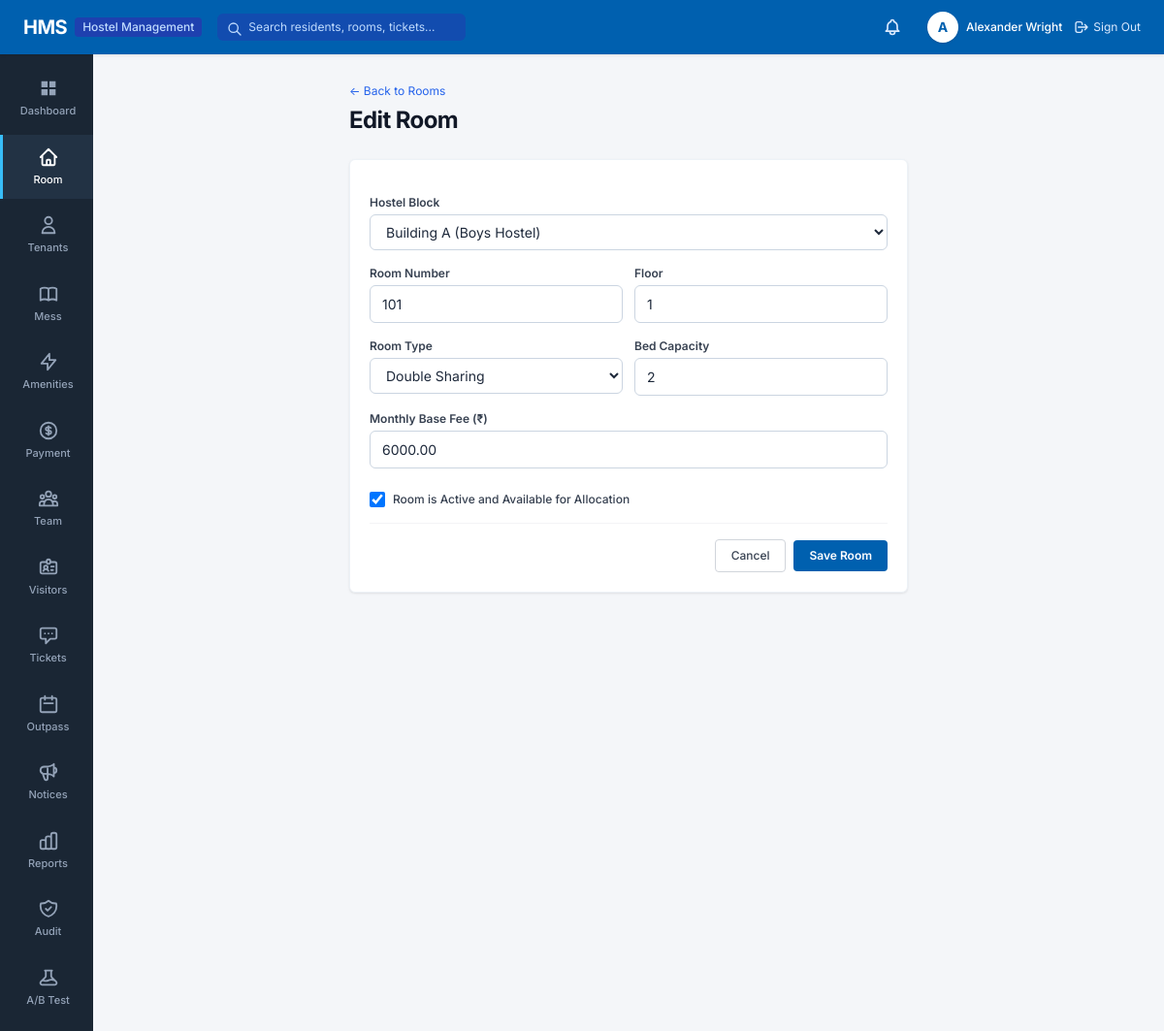
/rooms/1/edit/ (signed in), run on the app's committed database.
### apps/accounts/models.py (models this page shows, shortened)
class User(AbstractUser):
    class Role(models.TextChoices):
        ADMIN = 'ADMIN', 'System Administrator'
        WARDEN = 'WARDEN', 'Hostel Manager / Warden'
        ACCOUNTS = 'ACCOUNTS', 'Accounts Staff'
        MAINTENANCE = 'MAINTENANCE', 'Maintenance Staff'
        RESIDENT = 'RESIDENT', 'Resident'
    role = models.CharField(
        max_length=20,
        choices=Role.choices,
        default=Role.RESIDENT,
        help_text="Designates the user's role and permission scope in HMS."
    )
    phone_number = models.CharField(max_length=20, blank=True, null=True)
    profile_picture = models.ImageField(upload_to='profiles/', blank=True, null=True)
    class Meta:
        verbose_name = 'User'
        verbose_name_plural = 'Users'
        ordering = ['username']
    @property
    def is_admin_user(self):
        return self.role == self.Role.ADMIN or self.is_superuser
    @property
    def is_resident(self):
        return self.role == self.Role.RESIDENT

### apps/rooms/models.py (models this page shows, shortened)
class Room(models.Model):
    class RoomType(models.TextChoices):
        SINGLE = 'SINGLE', 'Single Occupancy'
        DOUBLE = 'DOUBLE', 'Double Sharing'
        TRIPLE = 'TRIPLE', 'Triple Sharing'
        DORMITORY = 'DORM', 'Dormitory (4+ beds)'
    block = models.ForeignKey(HostelBlock, on_delete=models.CASCADE, related_name='rooms')
    room_number = models.CharField(max_length=20, help_text="e.g. 101, 102, 201")
    floor = models.PositiveIntegerField(default=1)
    room_type = models.CharField(max_length=20, choices=RoomType.choices, default=RoomType.DOUBLE)
    capacity = models.PositiveIntegerField(default=2, help_text="Maximum bed capacity of this room")
    base_fee = models.DecimalField(max_digits=10, decimal_places=2, default=5000.00, help_text="Base monthly fee in ₹")
    is_active = models.BooleanField(default=True)
    created_at = models.DateTimeField(auto_now_add=True)
    class Meta:
        unique_together = ('block', 'room_number')
        ordering = ['block', 'floor', 'room_number']

### apps/rooms/views.py (the view)
# urls.py: path('<int:room_id>/edit/', views.room_edit_view, name='room_edit'),
@login_required
@warden_or_admin_only
def room_edit_view(request, room_id):
    room = get_object_or_404(Room, id=room_id)
    if request.method == 'POST':
        form = RoomForm(request.POST, instance=room)
        if form.is_valid():
            form.save()
            messages.success(request, f"Room {room.room_number} updated.")
            return redirect('rooms:room_detail', room_id=room.id)
    else:
        form = RoomForm(instance=room)
    return render(request, 'rooms/room_form.html', {'form': form, 'room': room, 'action': 'Edit Room'})

### templates/rooms/room_form.html (shortened to what this page needs)
{% extends 'base.html' %}
{% block content %}
<div class="max-w-xl mx-auto space-y-6">
    <div>
        <a href="{% url 'rooms:room_list' %}" class="text-xs text-blue-600 hover:underline">&larr; Back to Rooms</a>
        <h1 class="text-2xl font-bold tracking-tight text-gray-900 mt-1">{{ action }}</h1>
    </div>
    <div class="hms-card">
        <form method="POST" class="space-y-4">
            <div>
                <label class="block text-xs font-semibold text-gray-700 mb-1">Hostel Block</label>
                {{ form.block }}
            </div>
            <div class="grid grid-cols-2 gap-3">
                <div>
                    <label class="block text-xs font-semibold text-gray-700 mb-1">Room Number</label>
                    {{ form.room_number }}
                </div>
                <div>
                    <label class="block text-xs font-semibold text-gray-700 mb-1">Floor</label>
                    {{ form.floor }}
                </div>
            </div>
            <div class="grid grid-cols-2 gap-3">
                <div>
                    <label class="block text-xs font-semibold text-gray-700 mb-1">Room Type</label>
                    {{ form.room_type }}
                </div>
                <div>
                    <label class="block text-xs font-semibold text-gray-700 mb-1">Bed Capacity</label>
                    {{ form.capacity }}
                </div>
            </div>
            <div>
                <label class="block text-xs font-semibold text-gray-700 mb-1">Monthly Base Fee (₹)</label>
                {{ form.base_fee }}
            </div>
            <div class="flex items-center space-x-2 pt-2">
                {{ form.is_active }}
                <label class="text-xs font-medium text-gray-700">Room is Active and Available for Allocation</label>
            </div>
            <div class="pt-4 border-t border-gray-100 flex items-center justify-end space-x-2">
                <a href="{% url 'rooms:room_list' %}" class="px-4 py-2 border border-gray-300 rounded text-xs font-medium text-gray-700 hover:bg-gray-50">Cancel</a>
                <button type="submit" class="px-4 py-2 bg-[#0060af] hover:bg-[#005096] text-white text-xs font-semibold rounded">Save Room</button>
            </div>
        </form>
    </div>
</div>
{% endblock %}

### templates/base.html (shortened to what this page needs)
{% load static %}
<!DOCTYPE html>
<html lang="en">
<head>
    <script src="https://cdn.tailwindcss.com"></script>
    <link rel="stylesheet" href="{% static 'css/hms.css' %}">
</head>
<body class="bg-[#f4f6f9] text-[#1e293b] flex flex-col min-h-screen">
    <header class="hms-header flex items-center justify-between px-6 text-white sticky top-0 z-50">
        <div class="flex items-center space-x-4">
            <a href="{% url 'accounts:dashboard' %}" class="flex items-center space-x-2 text-white hover:opacity-90 transition">
                <span class="text-xl font-bold tracking-tight">HMS</span>
                <span class="text-xs bg-blue-800 text-blue-200 px-2 py-0.5 rounded font-medium">Hostel Management</span>
            </a>
            <form action="{% url 'reports:global_search' %}" method="GET" class="hidden md:flex items-center ml-6">
                <div class="relative">
                    <input type="text" name="q" placeholder="Search residents, rooms, tickets..."
                           class="bg-blue-800/60 text-white placeholder-blue-200 text-xs rounded-md px-3 py-1.5 pl-8 focus:outline-none focus:ring-1 focus:ring-white w-64 transition">
                    <svg class="w-4 h-4 text-blue-200 absolute left-2.5 top-2" fill="none" stroke="currentColor" viewBox="0 0 24 24">
                        <path stroke-linecap="round" stroke-linejoin="round" stroke-width="2" d="M21 21l-6-6m2-5a7 7 0 11-14 0 7 7 0 0114 0z"></path>
                    </svg>
                </div>
            </form>
        </div>
        <div class="flex items-center space-x-5">
            <a href="{% url 'notifications:notification_list' %}" class="relative p-1.5 text-blue-100 hover:text-white hover:bg-blue-800 rounded-full transition" title="Notifications">
            </a>
            <div class="flex items-center space-x-3">
                <a href="{% url 'accounts:profile' %}" class="flex items-center space-x-2 text-white hover:opacity-90">
                    <div class="w-8 h-8 rounded-full bg-white text-hmsblue font-bold flex items-center justify-center text-sm shadow">
                        {{ request.user.first_name|default:request.user.username|make_list|first|upper }}
                    </div>
                    <span class="hidden sm:inline text-xs font-medium">{{ request.user.get_full_name|default:request.user.username }}</span>
                </a>
                <a href="{% url 'accounts:logout' %}" class="text-xs text-blue-100 hover:text-white hover:underline flex items-center space-x-1 ml-2">
                    <svg class="w-4 h-4" fill="none" stroke="currentColor" viewBox="0 0 24 24">
                        <path stroke-linecap="round" stroke-linejoin="round" stroke-width="2" d="M17 16l4-4m0 0l-4-4m4 4H7m6 4v1a3 3 0 01-3 3H6a3 3 0 01-3-3V7a3 3 0 013-3h4a3 3 0 013 3v1"></path>
                    </svg>
                    <span>Sign Out</span>
                </a>
            </div>
        </div>
    </header>
    <div class="flex flex-1">
        <aside class="hms-sidebar flex flex-col py-3 select-none">
            <nav class="space-y-1">
                <a href="{% url 'accounts:dashboard' %}" class="hms-nav-item {% if request.resolver_match.app_name == 'accounts' and request.resolver_match.url_name == 'hostel_dashboard' %}active{% endif %}">
                    <svg fill="currentColor" viewBox="0 0 24 24">
                        <path d="M4 4h7v7H4V4zm9 0h7v7h-7V4zm-9 9h7v7H4v-7zm9 0h7v7h-7v-7z"/>
                    </svg>
                    <span>Dashboard</span>
                </a>
                <a href="{% url 'rooms:room_list' %}" class="hms-nav-item {% if request.resolver_match.app_name == 'rooms' %}active{% endif %}">
                    <svg fill="none" stroke="currentColor" stroke-width="2" viewBox="0 0 24 24">
                        <path stroke-linecap="round" stroke-linejoin="round" d="M3 12l2-2m0 0l7-7 7 7M5 10v10a1 1 0 001 1h3m10-11l2 2m-2-2v10a1 1 0 01-1 1h-3m-6 0a1 1 0 001-1v-4a1 1 0 011-1h2a1 1 0 011 1v4a1 1 0 001 1m-6 0h6"/>
                    </svg>
                    <span>Room</span>
                </a>
                {% if not request.user.is_resident %}
                <a href="{% url 'residents:resident_list' %}" class="hms-nav-item {% if request.resolver_match.app_name == 'residents' and request.resolver_match.url_name != 'resident_dashboard' %}active{% endif %}">
                    <svg fill="none" stroke="currentColor" stroke-width="2" viewBox="0 0 24 24">
                        <path stroke-linecap="round" stroke-linejoin="round" d="M16 7a4 4 0 11-8 0 4 4 0 018 0zM12 14a7 7 0 00-7 7h14a7 7 0 00-7-7z"/>
                    </svg>
                    <span>Tenants</span>
                </a>
                {% endif %}
                <a href="{% url 'dining:meal_menu' %}" class="hms-nav-item {% if request.resolver_match.app_name == 'dining' %}active{% endif %}">
                    <span>Mess</span>
                </a>
                <a href="{% url 'rooms:amenity_list' %}" class="hms-nav-item {% if request.resolver_match.url_name == 'amenity_list' %}active{% endif %}">
                    <svg fill="none" stroke="currentColor" stroke-width="2" viewBox="0 0 24 24">
                        <path stroke-linecap="round" stroke-linejoin="round" d="M13 10V3L4 14h7v7l9-11h-7z"/>
                    </svg>
                    <span>Amenities</span>
                </a>
                <a href="{% url 'finance:payment_list' %}" class="hms-nav-item {% if request.resolver_match.app_name == 'finance' %}active{% endif %}">
                    <svg fill="none" stroke="currentColor" stroke-width="2" viewBox="0 0 24 24">
                        <path stroke-linecap="round" stroke-linejoin="round" d="M12 8c-1.657 0-3 .895-3 2s1.343 2 3 2 3 .895 3 2-1.343 2-3 2m0-8c1.11 0 2.08.402 2.599 1M12 8V7m0 1v8m0 0v1m0-1c-1.11 0-2.08-.402-2.599-1M21 12a9 9 0 11-18 0 9 9 0 0118 0z"/>
                    </svg>
                    <span>Payment</span>
                </a>
                {% if request.user.is_admin_user %}
                <a href="{% url 'accounts:user_list' %}" class="hms-nav-item {% if request.resolver_match.url_name == 'user_list' %}active{% endif %}">
                    <span>Team</span>
                </a>
                {% endif %}
                <a href="{% url 'visitors:visitor_list' %}" class="hms-nav-item {% if request.resolver_match.app_name == 'visitors' %}active{% endif %}">
                    <span>Visitors</span>
                </a>
                <a href="{% url 'complaints:complaint_list' %}" class="hms-nav-item {% if request.resolver_match.app_name == 'complaints' %}active{% endif %}">
                    <svg fill="none" stroke="currentColor" stroke-width="2" viewBox="0 0 24 24">
                        <path stroke-linecap="round" stroke-linejoin="round" d="M8 10h.01M12 10h.01M16 10h.01M9 16H5a2 2 0 01-2-2V6a2 2 0 012-2h14a2 2 0 012 2v8a2 2 0 01-2 2h-5l-5 5v-5z"/>
                    </svg>
                    <span>Tickets</span>
                </a>
                <a href="{% url 'attendance:outpass_list' %}" class="hms-nav-item {% if request.resolver_match.app_name == 'attendance' %}active{% endif %}">
                    <svg fill="none" stroke="currentColor" stroke-width="2" viewBox="0 0 24 24">
                        <path stroke-linecap="round" stroke-linejoin="round" d="M8 7V3m8 4V3m-9 8h10M5 21h14a2 2 0 002-2V7a2 2 0 00-2-2H5a2 2 0 00-2 2v12a2 2 0 002 2z"/>
                    </svg>
                    <span>Outpass</span>
                </a>
                <a href="{% url 'notices:notice_list' %}" class="hms-nav-item {% if request.resolver_match.app_name == 'notices' %}active{% endif %}">
                    <span>Notices</span>
                </a>
                {% if not request.user.is_resident %}
                <a href="{% url 'reports:reports_overview' %}" class="hms-nav-item {% if request.resolver_match.app_name == 'reports' %}active{% endif %}">
                    <span>Reports</span>
                </a>
                {% endif %}
                {% if request.user.is_admin_user %}
                <a href="{% url 'audit:audit_list' %}" class="hms-nav-item {% if request.resolver_match.app_name == 'audit' %}active{% endif %}">
                    <span>Audit</span>
                </a>
                <a href="{% url 'abtesting:ab_dashboard' %}" class="hms-nav-item {% if request.resolver_match.app_name == 'abtesting' %}active{% endif %}">
                    <span>A/B Test</span>
                </a>
                {% endif %}
            </nav>
        </aside>
        <main class="hms-main-content">
            {% block content %}{% endblock %}
        </main>
    </div>
</body>
</html>

### data on the page
User: user.first_name|make_list "A", user.get_full_name "Alexander Wright"
Room: block "Building A (Boys Hostel)", room_number "101", floor "1", room_type "Double Sharing", capacity "2", base_fee "6000.00", is_active "☑"

### other printed values
{{ action }} "Edit Room"
